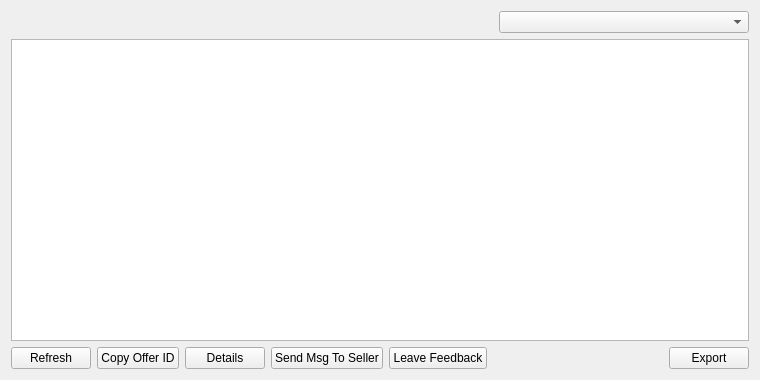
<?xml version="1.0" encoding="UTF-8"?>
<ui version="4.0">
 <class>AcceptedOfferListPage</class>
 <widget class="QWidget" name="AcceptedOfferListPage">
  <property name="geometry">
   <rect>
    <x>0</x>
    <y>0</y>
    <width>760</width>
    <height>380</height>
   </rect>
  </property>
  <property name="windowTitle">
   <string>Accepted Offers</string>
  </property>
  <layout class="QVBoxLayout" name="verticalLayout">
   <item>
    <layout class="QHBoxLayout" name="horizontalLayout_2">
     <item>
      <widget class="QLabel" name="labelExplanation">
       <property name="textFormat">
        <enum>Qt::PlainText</enum>
       </property>
       <property name="wordWrap">
        <bool>true</bool>
       </property>
      </widget>
     </item>
     <item>
      <widget class="QComboBox" name="displayListAlias">
       <property name="maximumSize">
        <size>
         <width>250</width>
         <height>16777215</height>
        </size>
       </property>
      </widget>
     </item>
    </layout>
   </item>
   <item>
    <widget class="QTableView" name="tableView">
     <property name="contextMenuPolicy">
      <enum>Qt::CustomContextMenu</enum>
     </property>
     <property name="toolTip">
      <string/>
     </property>
     <property name="tabKeyNavigation">
      <bool>false</bool>
     </property>
     <property name="alternatingRowColors">
      <bool>true</bool>
     </property>
     <property name="selectionMode">
      <enum>QAbstractItemView::SingleSelection</enum>
     </property>
     <property name="selectionBehavior">
      <enum>QAbstractItemView::SelectRows</enum>
     </property>
     <property name="sortingEnabled">
      <bool>true</bool>
     </property>
     <attribute name="verticalHeaderVisible">
      <bool>false</bool>
     </attribute>
    </widget>
   </item>
   <item>
    <layout class="QHBoxLayout" name="horizontalLayout">
     <item>
      <widget class="QPushButton" name="refreshButton">
       <property name="maximumSize">
        <size>
         <width>16777215</width>
         <height>48</height>
        </size>
       </property>
       <property name="toolTip">
        <string>Refresh accepted offer list</string>
       </property>
       <property name="text">
        <string>Refresh</string>
       </property>
      </widget>
     </item>
     <item>
      <widget class="QPushButton" name="copyOffer">
       <property name="toolTip">
        <string>Copy the currently selected offer to the system clipboard</string>
       </property>
       <property name="text">
        <string>Copy Offer ID</string>
       </property>
      </widget>
     </item>
     <item>
      <widget class="QPushButton" name="detailButton">
       <property name="toolTip">
        <string>Details of the selected accepted offer</string>
       </property>
       <property name="text">
        <string>Details</string>
       </property>
      </widget>
     </item>
     <item>
      <widget class="QPushButton" name="messageButton">
       <property name="toolTip">
        <string>Send message to the seller</string>
       </property>
       <property name="text">
        <string>Send Msg To Seller</string>
       </property>
      </widget>
     </item>
     <item>
      <widget class="QPushButton" name="feedbackButton">
       <property name="text">
        <string>Leave Feedback</string>
       </property>
      </widget>
     </item>
     <item>
      <spacer name="horizontalSpacer">
       <property name="orientation">
        <enum>Qt::Horizontal</enum>
       </property>
       <property name="sizeHint" stdset="0">
        <size>
         <width>40</width>
         <height>20</height>
        </size>
       </property>
      </spacer>
     </item>
     <item>
      <widget class="QPushButton" name="exportButton">
       <property name="toolTip">
        <string>Export the data in the current tab to a file</string>
       </property>
       <property name="text">
        <string>Export</string>
       </property>
      </widget>
     </item>
    </layout>
   </item>
  </layout>
 </widget>
 <resources>
  <include location="../presidentielcoin.qrc"/>
 </resources>
 <connections/>
</ui>
